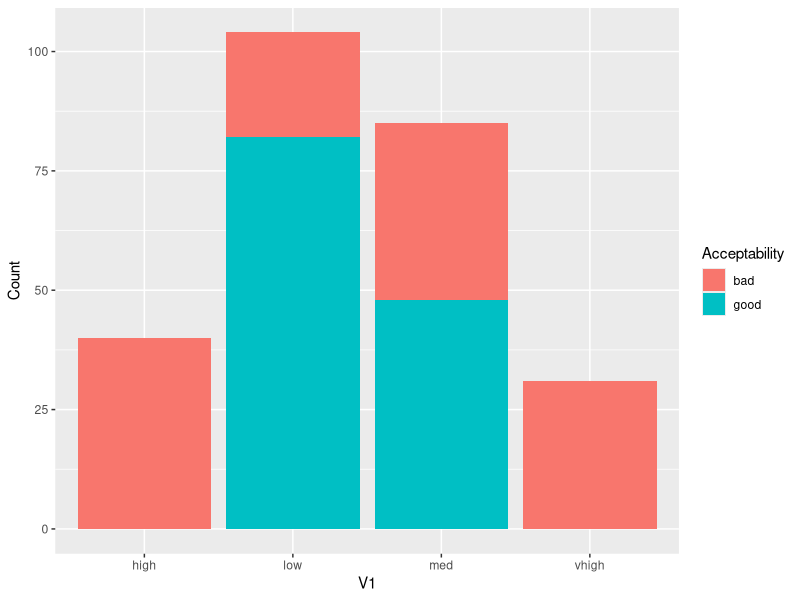
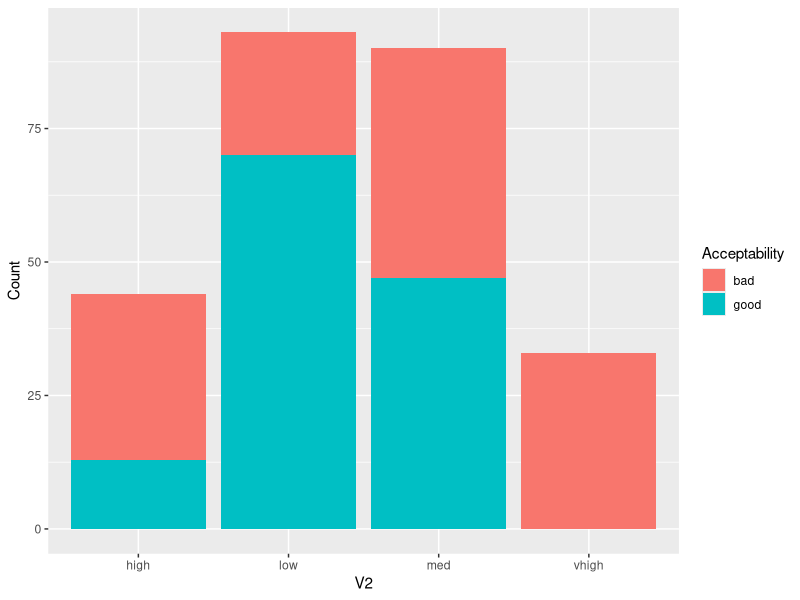
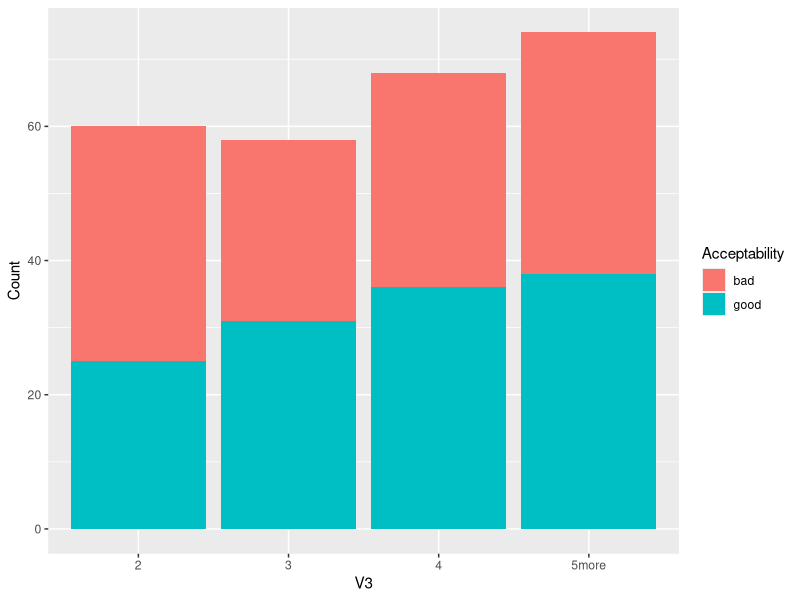
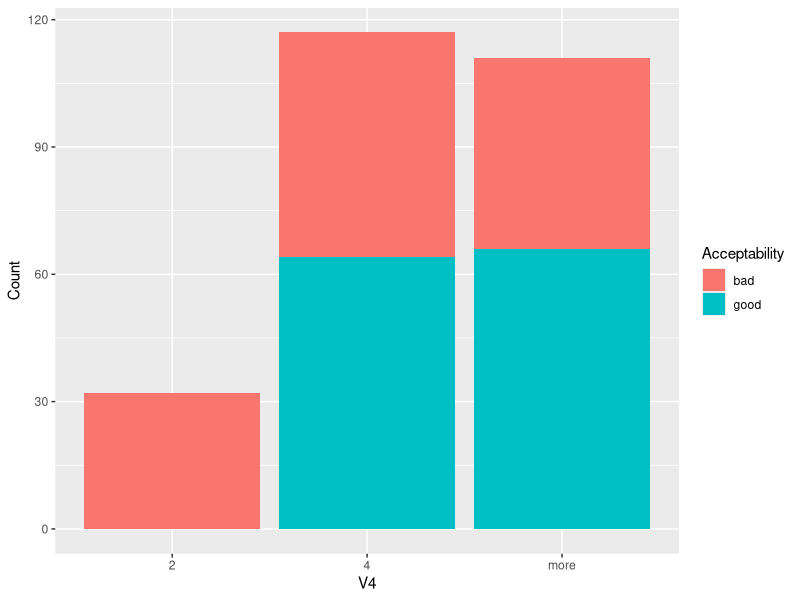
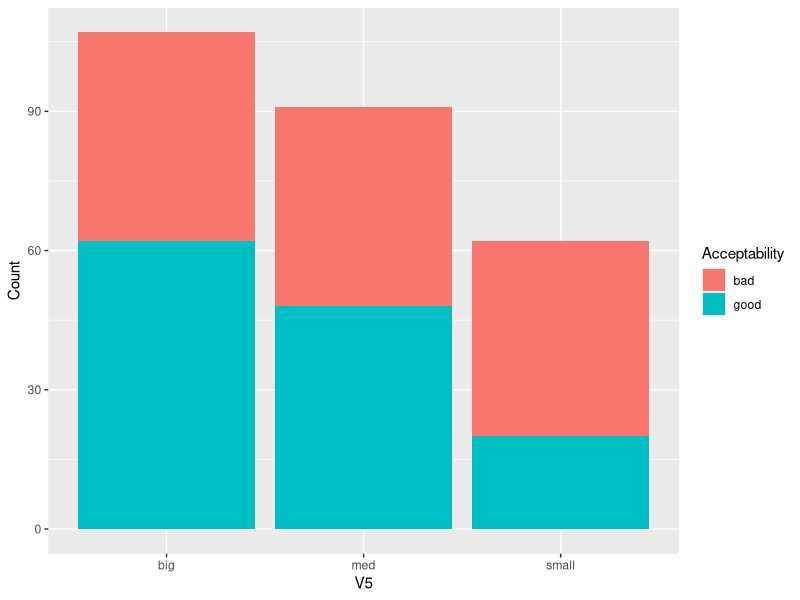
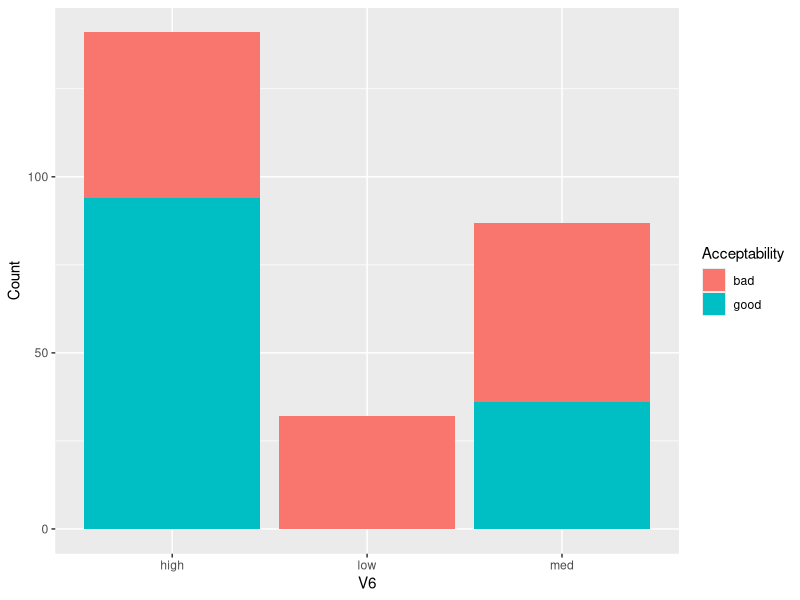

These figures' R source, in order:
# Load the required libraries
library(tidyverse)


# Read the data from the CSV file
data <- read.csv("DataAssign2.csv")


# Function to generate plot and summary for a categorical variable
plot_and_summary <- function(data, x_var, fill_var, y_var) {
  # Plot
  plot <- ggplot(data, aes_string(x = x_var, fill = fill_var)) +
    geom_bar() +
    labs(y = y_var, fill = "Acceptability")
  
  # Summary
  summary_table <- data %>%
    group_by_at(vars(x_var, fill_var)) %>%
    summarise(count = n()) %>%
    arrange(across(c(x_var, fill_var)))
  
  # Display the plot and return the summary table
  print(plot)
  return(summary_table)
}

# List of categorical variables
categorical_vars <- c("V1", "V2", "V3", "V4", "V5", "V6")

# Apply the function for each variable
results <- lapply(categorical_vars, function(var) {
  plot_and_summary(data, var, "V7", "Count")
})

